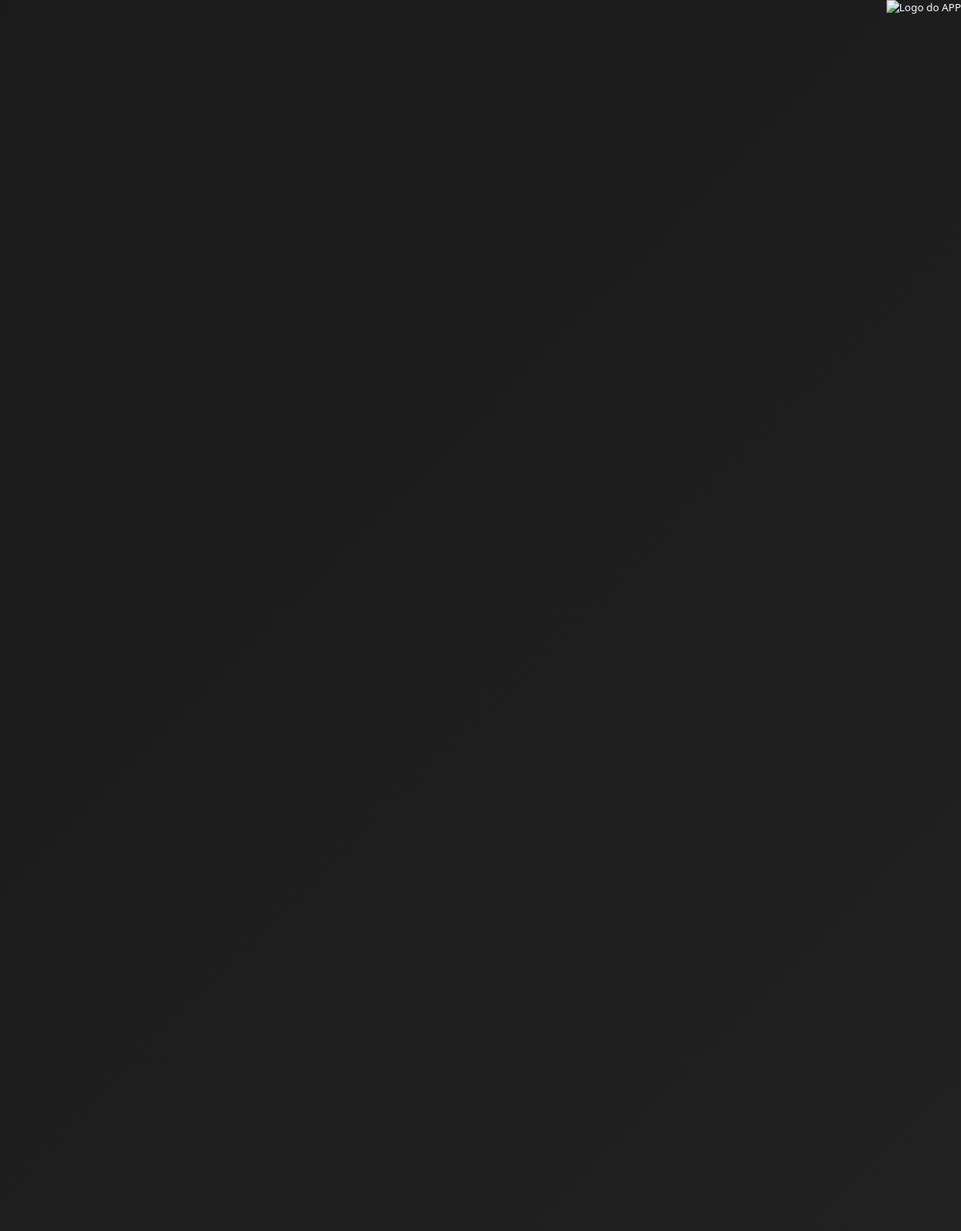
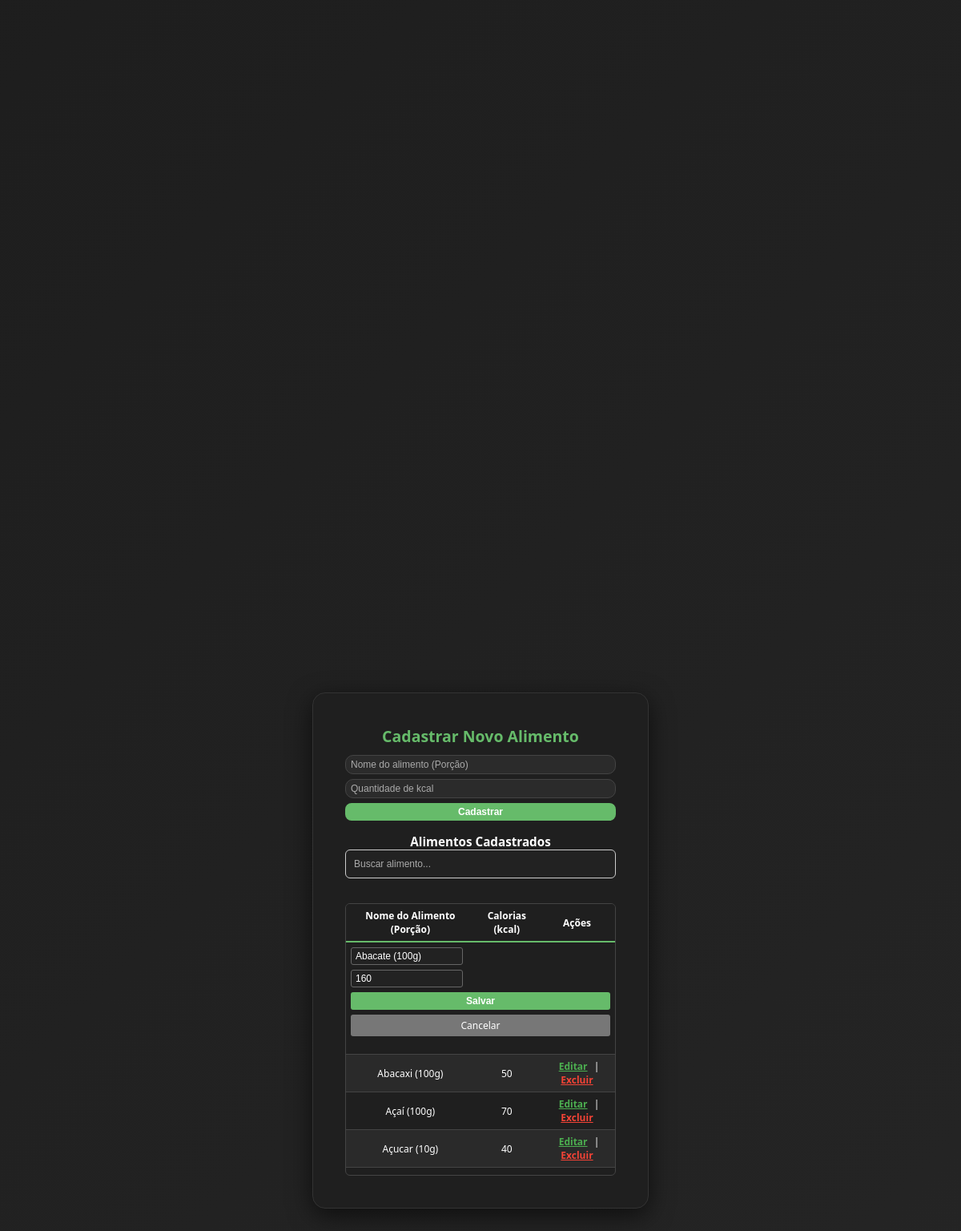
Screenshot of /cadastrarAlimentos.php?edit=3 (signed in) with the database file from the repository (2 pictures, top to bottom).
### tables this page shows
CREATE TABLE `alimentos` (
  `idalimentos` int(11) NOT NULL,
  `nome_alimento` varchar(100) NOT NULL,
  `qtd_kcal` float NOT NULL
);

### cadastrarAlimentos.php (the view, shortened to what this page needs)
<?php
include('conexao.php');
$resultado = $conn->query("SELECT * FROM alimentos ORDER BY nome_alimento ASC");
$alimento_editando = isset($_GET['edit']) ? intval($_GET['edit']) : null;
?>
<!DOCTYPE html>
<html lang="pt-BR">
<head>
    <link rel="stylesheet" href="style.css">
</head>
<body>
<?php include('header.php'); ?>
<div class="painel-container">
    <h2>Cadastrar Novo Alimento</h2>
    <form method="POST">
        <input type="text" name="nome_alimento" placeholder="Nome do alimento (Porção)" required>
        <input type="number" step="0.01" name="qtd_kcal" placeholder="Quantidade de kcal" required>
        <button type="submit" class="btn">Cadastrar</button>
    </form>
    <h3>Alimentos Cadastrados</h3>
    <input type="text" id="pesquisaAlimento" placeholder="Buscar alimento..." style="width: 100%; padding: 10px; margin-bottom: 15px; border-radius: 6px; border: 1px solid #ccc;">
    <div class="table-wrapper">
        <table id="tabelaAlimentos">
            <thead>
                <tr>
                    <th>Nome do Alimento (Porção)</th>
                    <th>Calorias (kcal)</th>
                    <th>Ações</th>
                </tr>
            </thead>
            <tbody>
                <?php while ($row = $resultado->fetch_assoc()): ?>
                    <tr id="alimento-<?= $row['idalimentos'] ?>">
                        <?php if ($alimento_editando === intval($row['idalimentos'])): ?>
                            <td colspan="3">
                                <form method="POST" class="edit-form">
                                    <input type="text" name="nome_alimento" value="<?= htmlspecialchars($row['nome_alimento']) ?>" required>
                                    <input type="number" step="0.01" name="qtd_kcal" value="<?= htmlspecialchars($row['qtd_kcal']) ?>" required>
                                    <button type="submit">Salvar</button>
                                    <a href="cadastrarAlimentos.php" class="cancelar-btn">Cancelar</a>
                                </form>
                            </td>
                        <?php else: ?>
                            <td><?= htmlspecialchars($row['nome_alimento']) ?></td>
                            <td><?= htmlspecialchars($row['qtd_kcal']) ?></td>
                            <td>
                                <a href="cadastrarAlimentos.php?edit=<?= $row['idalimentos'] ?>" class="btn-editar">Editar</a> |
                                <a href="cadastrarAlimentos.php?excluir=<?= $row['idalimentos'] ?>" class="btn-excluir" onclick="return confirm('Tem certeza que deseja excluir este alimento?')">Excluir</a>
                            </td>
                        <?php endif; ?>
                    </tr>
                <?php endwhile; ?>
            </tbody>
        </table>
    </div>
</div>
</body>
</html>

### style.css (style rules this page uses)
* { margin: 0; padding: 0; box-sizing: border-box; }
body { background: linear-gradient(135deg, #1a1a1a, #2a2a2a); font-family: 'Segoe UI', Tahoma, Geneva, Verdana, sans-serif; display: flex; height: 100vh; align-items: center; justify-content: center; position: relative; color: white; }
.login-container, .painel-container { background-color: #1f1f1f; padding: 40px; border-radius: 16px; box-shadow: 0 8px 30px rgba(0, 0, 0, 0.6); width: 100%; max-width: 420px; text-align: center; transition: transform 0.3s ease; border: 1px solid #333; }
.login-container h2, .painel-container h2 { margin-bottom: 10px; color: #66bb6a; }
form { display: flex; flex-direction: column; gap: 15px; }
input { padding: 12px; background-color: #2b2b2b; border: 1px solid #444; border-radius: 10px; font-size: 15px; color: #fff; }
input::placeholder { color: #aaa; }
button { background-color: #66bb6a; color: white; padding: 12px; font-size: 16px; border: none; border-radius: 10px; cursor: pointer; font-weight: bold; transition: background 0.3s ease; }
.btn { display: inline-block; background-color: #66bb6a; color: white; padding: 12px; border-radius: 8px; text-decoration: none; font-weight: bold; transition: background 0.3s ease; }
body { font-size: 13px; }
.painel-container form { display: flex; flex-direction: column; gap: 6px; margin-bottom: 16px; }
.painel-container form input, .painel-container form button { padding: 4px 6px; font-size: 12px; }
.table-wrapper { max-height: 340px; overflow-y: auto; margin-top: 16px; border: 1px solid #444; border-radius: 6px; }
.table-wrapper table { width: 100%; border-collapse: collapse; color: white; font-size: 12px; }
.table-wrapper thead th { position: sticky; top: 0; background-color: #1f1f1f; padding: 6px; border-bottom: 2px solid #66bb6a; font-weight: bold; }
.table-wrapper tbody tr:nth-child(even) { background-color: #2a2a2a; }
.table-wrapper tbody td { padding: 6px; border-bottom: 1px solid #444; }
.edit-form { display: flex; gap: 5px; flex-wrap: wrap; }
.edit-form input[type=text], .edit-form input[type=number] { width: 140px; padding: 3px 5px; border-radius: 3px; border: 1px solid #666; background-color: #222; color: white; font-size: 12px; }
.edit-form button { padding: 5px 8px; font-size: 12px; background-color: #66bb6a; color: white; border: none; border-radius: 3px; cursor: pointer; }
.cancelar-btn { background-color: #777 !important; color: white !important; padding: 5px 8px !important; font-size: 12px !important; border-radius: 3px; text-decoration: none; cursor: pointer; }
.btn-editar, .btn-excluir { font-size: 12px; padding: 3px 5px; font-weight: bold; background: none; border: none; cursor: pointer; text-decoration: underline; }
.btn-editar { color: #4caf50; }
.btn-excluir { color: #f44336; }
#pesquisaAlimento { padding: 5px 8px; font-size: 12px; width: 100%; margin-bottom: 10px; border-radius: 3px; background-color: #222; border: 1px solid #666; color: white; }

### rows the page displays
alimentos: nome_alimento "Abacate (100g)", qtd_kcal "160"
alimentos: nome_alimento "Abacaxi (100g)", qtd_kcal "50"
alimentos: nome_alimento "Açaí (100g)", qtd_kcal "70"
alimentos: nome_alimento "Açucar (10g)", qtd_kcal "40"
